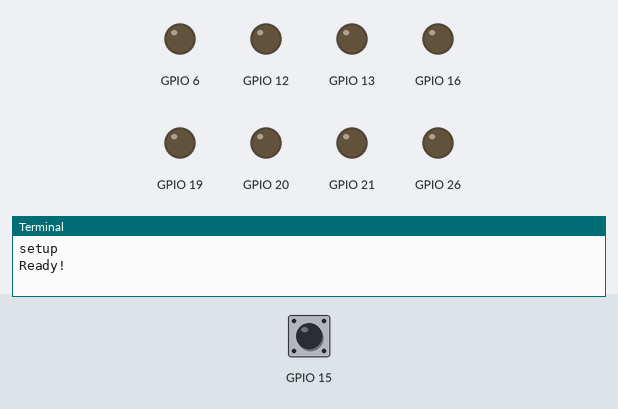
A program run on a simulated Raspberry Pi (BCM pin numbers). Shown: output pins drawn as LEDs (lit = HIGH), the last lines printed to the terminal. Dashed ring = blinking. The inputs (shaded band) are chosen by the test bench; at power-on: GPIO 15 LOW. Random numbers come from a fixed seed; web requests get an empty 200 reply after 0.4 s; the clock reads 2024-03-15 10:24:30 at power-on unless the program sets it.

Above: at 5.0 s.
5.1 s: GPIO 15 pulled HIGH for 0.15 s
At 5.51 s:
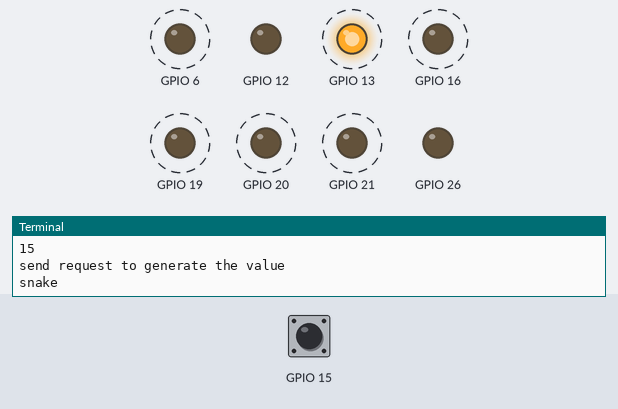
At 9.5 s:
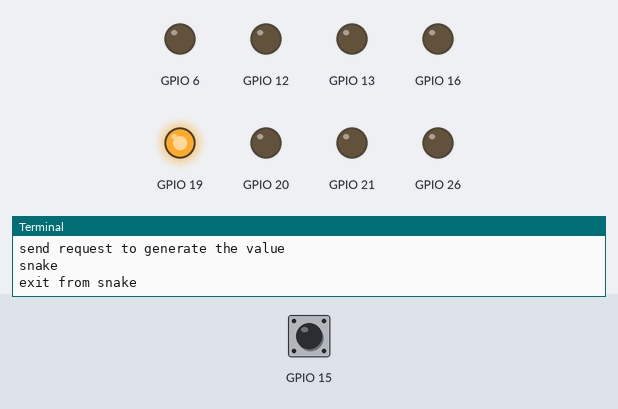
Timing chart, 0 to 11.0 s (numbered marks = the images above; inputs shaded):
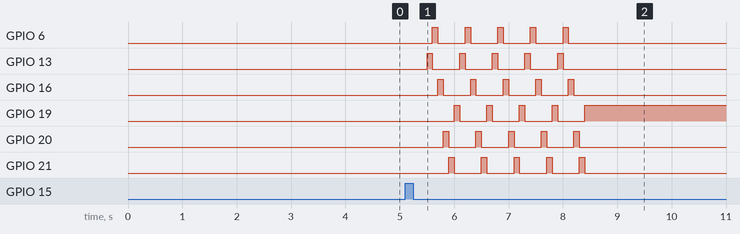

Measured:
- after the input at 5.1 s, GPIO 6: alternates HIGH for 0.10 s and LOW for 0.50 s, 10 changes in all, then stays LOW, starting after 0.50 s; GPIO 13: alternates HIGH for 0.10 s and LOW for 0.50 s, 10 changes in all, then stays LOW, starting after 0.40 s

The program:

rolling.py
```python
import requests
import time
import dice

def sendRequest():
    print("send request to generate the value")
    url = "https://api.conducttr.com/v1.1/project/73/start"
    key = "2c7f81e654c7b28fe72fea9fca0af192053959ce2"
    headers = {'Authorization': "Bearer " + key }
    response = requests.get(url, headers=headers)

dice.SETUP()

#ready!
print("Ready!")
while True:
    if dice.START():
        break

#send request to start the rolling (generate random value)
sendRequest()

#display the snake
print("snake")
qty=1
startTime=time.time()
while time.time() - startTime<3:
     dice.SNAKE(qty)
     qty=qty+1
     time.sleep(0.1)
     if qty == 7: qty = 1

print("exit from snake")
#waiting Ctrl+C
while True:
    time.sleep(1)
```

dice.py
```python
import RPi.GPIO as IO
import time
from random import seed
from random import randint

DISPLAY = [0x3F,0x06,0x5B,0x4F,0x66,0x6D,0x7D,0x07,0x7F,0x67]
global inLoop
inLoop = True

def SETUP():
    print("setup")
    seed(1)
    IO.setwarnings(False)
    IO.setmode (IO.BCM)
    IO.setup(15,IO.IN, pull_up_down=IO.PUD_DOWN)
    IO.setup(13,IO.OUT)
    IO.setup(6,IO.OUT)
    IO.setup(16,IO.OUT)
    IO.setup(20,IO.OUT)
    IO.setup(21,IO.OUT)
    IO.setup(19,IO.OUT)
    IO.setup(26,IO.OUT)
    IO.setup(12,IO.OUT)
    IO.add_event_detect(15, IO.RISING,callback=result_ready)
    SNAKE(0)

def result_ready(self):
    print("ready result")
    print(self)
    if self !=15:
        print("try o stop the loop")
        global inLoop
        inLoop=False


def SNAKE(qty):
    if qty == 0:
        IO.output(13,0); IO.output(6,0); IO.output(16,0); IO.output(20,0); IO.output(21,0); IO.output(19,0); IO.output(26,0)
    elif qty == 1:
        IO.output(13,1); IO.output(6,0); IO.output(16,0); IO.output(20,0); IO.output(21,0); IO.output(19,0); IO.output(26,0)
    elif qty == 2:
        IO.output(13,0); IO.output(6,1); IO.output(16,0); IO.output(20,0); IO.output(21,0); IO.output(19,0); IO.output(26,0)
    elif qty == 3:
        IO.output(13,0); IO.output(6,0); IO.output(16,1); IO.output(20,0); IO.output(21,0); IO.output(19,0); IO.output(26,0)
    elif qty == 4:
        IO.output(13,0); IO.output(6,0); IO.output(16,0); IO.output(20,1); IO.output(21,0); IO.output(19,0); IO.output(26,0)
    elif qty == 5:
        IO.output(13,0); IO.output(6,0); IO.output(16,0); IO.output(20,0); IO.output(21,1); IO.output(19,0); IO.output(26,0)
    elif qty == 6:
        IO.output(13,0); IO.output(6,0); IO.output(16,0); IO.output(20,0); IO.output(21,0); IO.output(19,1); IO.output(26,0)

def randomDICE():
    value=randint(1,6)
    return value

def PORT(pin):
    if(pin&0x01 == 0x01):
        IO.output(13,1)
    else:
        IO.output(13,0)
    if(pin&0x02 == 0x02):
        IO.output(6,1)
    else:
        IO.output(6,0)
    if(pin&0x04 == 0x04):
        IO.output(16,1)
    else:
        IO.output(16,0)
    if(pin&0x08 == 0x08):
        IO.output(20,1)
    else:
        IO.output(20,0)
    if(pin&0x10 == 0x10):
        IO.output(21,1)
    else:
        IO.output(21,0)
    if(pin&0x20 == 0x20):
        IO.output(19,1)
    else:
        IO.output(19,0)
    if(pin&0x40 == 0x40):
        IO.output(26,1)
    else:
        IO.output(26,0)
    if(pin&0x80 == 0x80):
        IO.output(12,1)
    else:
        IO.output(12,0)

def display_result(value):
    inLoop = False
    print("display result")
    print(value)
    pin=DISPLAY[int(value)]
    PORT(pin)


def START():
    if IO.input(15) == IO.HIGH:
        return True
    else:
        return False
```
